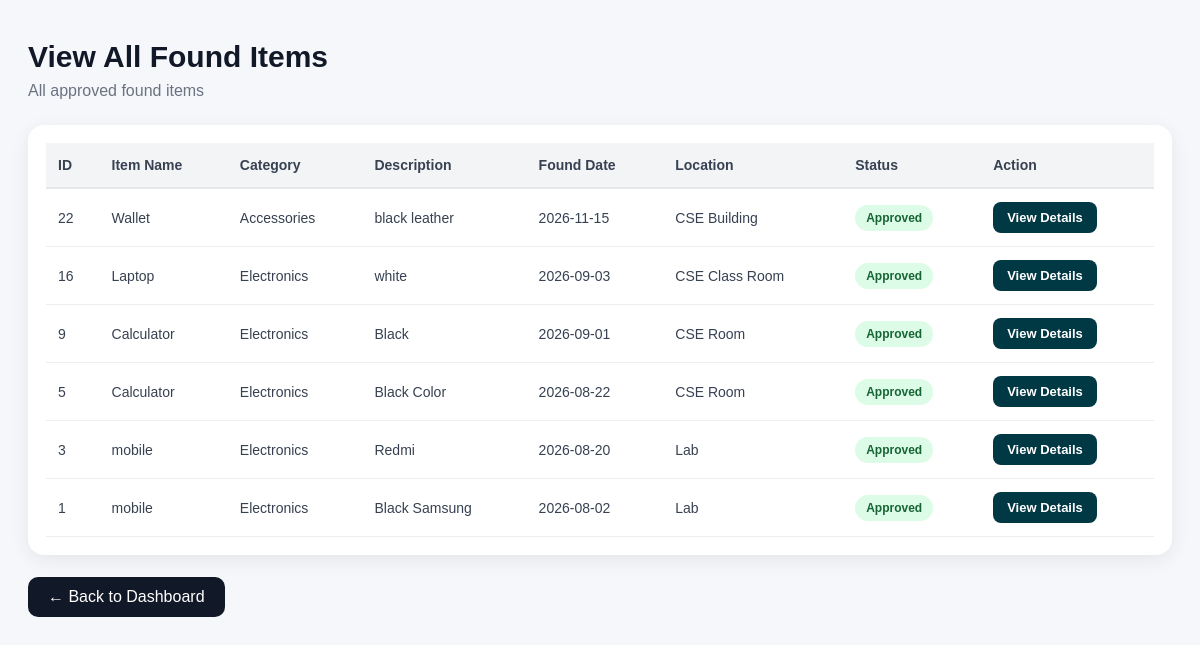
Screenshot of /view-found-items.php (signed in) with the database file from the repository.
### tables this page shows
CREATE TABLE found_items (
    found_id INTEGER PRIMARY KEY AUTOINCREMENT,
    user_id INT NOT NULL REFERENCES users(user_id) ON DELETE CASCADE,
    item_name VARCHAR(100) NOT NULL,
    category VARCHAR(50) NOT NULL,
    description TEXT,
    found_date DATE NOT NULL,
    found_location VARCHAR(150) NOT NULL,
    finder_contact_information VARCHAR(100) NOT NULL,
    status VARCHAR(20) NOT NULL DEFAULT 'Pending',
    created_at DATETIME DEFAULT CURRENT_TIMESTAMP
);

### db.php (called while the page is built, shortened)
<?php
function isLocalRequest(): bool
{
    $host = strtolower($_SERVER['HTTP_HOST'] ?? '');
    $host = explode(':', $host)[0];
    return in_array($host, ['localhost', '127.0.0.1', '::1'], true);
}
class PdoAdapterResult
{
    private array $rows;
    private int $cursor = 0;
    public int $num_rows = 0;
    public function __construct(array $rows)
    {
        $this->rows = $rows;
        $this->num_rows = count($rows);
    }
    public function fetch_assoc(): ?array
    {
        if ($this->cursor < $this->num_rows) {
            return $this->rows[$this->cursor++];
        }
        return null;
    }
}
class PdoAdapterConnection
{
    private PDO $pdo;
    public function __construct(PDO $pdo)
    {
        $this->pdo = $pdo;
    }
    private function sanitizeSql(string $sql): string
    {
        return str_replace('`', '', $sql);
    }
    public function query(string $sql): PdoAdapterResult|bool
    {
        try {
            $cleanSql = $this->sanitizeSql($sql);
            $stmt = $this->pdo->query($cleanSql);
            if ($stmt && $stmt->columnCount() > 0) {
                return new PdoAdapterResult($stmt->fetchAll(PDO::FETCH_ASSOC));
            }
            return true;
        } catch (PDOException $e) {
            $this->error = $e->getMessage();
            error_log("PDO query error: " . $e->getMessage());
            return false;
        }
    }
}
$dbConfig = require __DIR__ . '/config.php';
$driver = getenv('DB_DRIVER') ?: ($dbConfig['driver'] ?? 'auto');
$sqliteFile = $dbConfig['sqlite']['path'] ?? (__DIR__ . '/campus_lost_found.db');
if ($driver === 'auto') {
    $driver = (!isLocalRequest() || !file_exists($sqliteFile)) ? 'supabase' : 'sqlite';
}
if ($driver === 'sqlite') {
    try {
        $pdo = new PDO("sqlite:" . $sqliteFile, null, null, [
            PDO::ATTR_ERRMODE => PDO::ERRMODE_EXCEPTION,
            PDO::ATTR_DEFAULT_FETCH_MODE => PDO::FETCH_ASSOC,
        ]);
        $conn = new PdoAdapterConnection($pdo);
    } catch (PDOException $e) {
        error_log("SQLite connection failed: " . $e->getMessage() . " - falling back to Supabase");
        $driver = 'supabase';
    }
}

### view-found-items.php (the view, shortened to what this page needs)
<?php
include "db.php";
?>
<?php
$sql = "
    SELECT *
    FROM found_items
    WHERE status = 'Approved'
    ORDER BY found_id DESC
";
$result = $conn->query($sql);
?>
<!DOCTYPE html>
<html lang="en">
<head>
    <link
        rel="stylesheet"
        href="css/style.css"
    >
</head>
<body>
<div class="found-page">
    <div class="page-header">
        <h1>
            View All Found Items
        </h1>
        <p>
            All approved found items
        </p>
    </div>
    <div class="table-card">
        <table>
            <thead>
                <tr>
                    <th>
                        ID
                    </th>
                    <th>
                        Item Name
                    </th>
                    <th>
                        Category
                    </th>
                    <th>
                        Description
                    </th>
                    <th>
                        Found Date
                    </th>
                    <th>
                        Location
                    </th>
                    <th>
                        Status
                    </th>
                    <th>
                        Action
                    </th>
                </tr>
            </thead>
            <tbody>
<?php
if ($result && $result->num_rows > 0) {
    while ($row = $result->fetch_assoc()) {
        $found_id = (int)$row['found_id'];
?>
                <tr>
                    <td>
                        <?php
                        echo htmlspecialchars(
                            $row['found_id']
                        );
                        ?>
                    </td>
                    <td>
                        <?php
                        echo htmlspecialchars(
                            $row['item_name']
                        );
                        ?>
                    </td>
                    <td>
                        <?php
                        echo htmlspecialchars(
                            $row['category']
                        );
                        ?>
                    </td>
                    <td>
                        <?php
                        echo htmlspecialchars(
                            $row['description']
                        );
                        ?>
                    </td>
                    <td>
                        <?php
                        echo htmlspecialchars(
                            $row['found_date']
                        );
                        ?>
                    </td>
                    <td>
                        <?php
                        echo htmlspecialchars(
                            $row['found_location']
                        );
                        ?>
                    </td>
                    <td>
                        <span class="status-badge">
                            <?php
                            echo htmlspecialchars(
                                $row['status']
                            );
                            ?>
                        </span>
                    </td>
                    <td>
                        <a
                            href="view-found-items.php?id=<?php echo $found_id; ?>"
                            class="view-details-btn"
                        >
                            View Details
                        </a>
                    </td>
                </tr>
<?php
    }
}
?>
            </tbody>
        </table>
    </div>
    <a
        href="admin-dashboard.php"
        class="back-dashboard"
    >
        ← Back to Dashboard
    </a>
</div>
</body>
</html>

### css/style.css (style rules this page uses)
body { background: #f1f5f9; font-family: "Segoe UI", Arial, sans-serif; color: #1e293b; }

### view-found-items.php (style rules this page uses)
* { box-sizing: border-box; }
body { background: #f5f7fb; font-family: Arial, sans-serif; }
.found-page { max-width: 1250px; margin: 40px auto; padding: 0 20px 40px; }
.page-header { margin-bottom: 25px; }
.page-header h1 { margin: 0; font-size: 30px; color: #111827; }
.page-header p { margin-top: 8px; color: #6b7280; }
.table-card { background: white; border-radius: 16px; padding: 18px; box-shadow: 0 5px 20px rgba(0, 0, 0, 0.07); overflow-x: auto; }
table { width: 100%; border-collapse: collapse; min-width: 1050px; }
th { background: #f3f4f6; color: #374151; font-size: 14px; font-weight: bold; padding: 14px 12px; text-align: left; border-bottom: 2px solid #e5e7eb; }
td { padding: 13px 12px; border-bottom: 1px solid #eee; color: #374151; font-size: 14px; vertical-align: middle; }
.status-badge { display: inline-block; padding: 6px 11px; border-radius: 20px; background: #dcfce7; color: #166534; font-size: 12px; font-weight: bold; }
.view-details-btn { display: inline-block; padding: 8px 14px; border-radius: 8px; background: #003844; color: white; text-decoration: none; font-size: 13px; font-weight: 600; transition: 0.2s; white-space: nowrap; }
.back-dashboard { display: inline-block; margin-top: 22px; padding: 11px 20px; border-radius: 10px; background: #111827; color: white; text-decoration: none; transition: 0.2s; }

### rows the page displays
found_items: found_id "22", item_name "Wallet", category "Accessories", description "black leather", found_date "2026-11-15", found_location "CSE Building", status "Approved"
found_items: found_id "16", item_name "Laptop", category "Electronics", description "white", found_date "2026-09-03", found_location "CSE Class Room", status "Approved"
found_items: found_id "9", item_name "Calculator", category "Electronics", description "Black", found_date "2026-09-01", found_location "CSE Room", status "Approved"
found_items: found_id "5", item_name "Calculator", category "Electronics", description "Black Color", found_date "2026-08-22", found_location "CSE Room", status "Approved"
found_items: found_id "3", item_name "mobile", category "Electronics", description "Redmi", found_date "2026-08-20", found_location "Lab", status "Approved"
found_items: found_id "1", item_name "mobile", category "Electronics", description "Black Samsung", found_date "2026-08-02", found_location "Lab", status "Approved"
